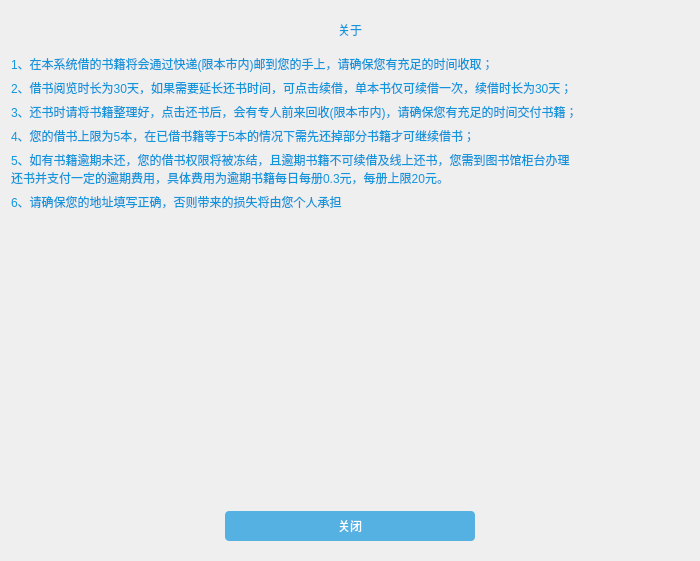
<?xml version="1.0" encoding="UTF-8"?>
<ui version="4.0">
 <class>About</class>
 <widget class="QWidget" name="About">
  <property name="geometry">
   <rect>
    <x>0</x>
    <y>0</y>
    <width>700</width>
    <height>561</height>
   </rect>
  </property>
  <property name="sizePolicy">
   <sizepolicy hsizetype="Fixed" vsizetype="Preferred">
    <horstretch>0</horstretch>
    <verstretch>0</verstretch>
   </sizepolicy>
  </property>
  <property name="minimumSize">
   <size>
    <width>700</width>
    <height>0</height>
   </size>
  </property>
  <property name="maximumSize">
   <size>
    <width>700</width>
    <height>16777215</height>
   </size>
  </property>
  <property name="windowTitle">
   <string>Form</string>
  </property>
  <property name="styleSheet">
   <string notr="true">QLabel
{
	border: none;
	color: #1296db;
	font: 14px &quot;微软雅黑&quot;;
}

QLabel:hover
{
	color: #ffffff;
}</string>
  </property>
  <layout class="QVBoxLayout" name="verticalLayout">
   <item>
    <widget class="QWidget" name="widget" native="true">
     <layout class="QHBoxLayout" name="horizontalLayout">
      <item>
       <spacer name="horizontalSpacer">
        <property name="orientation">
         <enum>Qt::Horizontal</enum>
        </property>
        <property name="sizeHint" stdset="0">
         <size>
          <width>40</width>
          <height>20</height>
         </size>
        </property>
       </spacer>
      </item>
      <item>
       <widget class="QLabel" name="label">
        <property name="styleSheet">
         <string notr="true">font: 25px &quot;微软雅黑&quot;;</string>
        </property>
        <property name="text">
         <string>关于</string>
        </property>
       </widget>
      </item>
      <item>
       <spacer name="horizontalSpacer_2">
        <property name="orientation">
         <enum>Qt::Horizontal</enum>
        </property>
        <property name="sizeHint" stdset="0">
         <size>
          <width>40</width>
          <height>20</height>
         </size>
        </property>
       </spacer>
      </item>
     </layout>
    </widget>
   </item>
   <item>
    <widget class="QLabel" name="label_2">
     <property name="text">
      <string>1、在本系统借的书籍将会通过快递(限本市内)邮到您的手上，请确保您有充足的时间收取；</string>
     </property>
    </widget>
   </item>
   <item>
    <widget class="QLabel" name="label_3">
     <property name="text">
      <string>2、借书阅览时长为30天，如果需要延长还书时间，可点击续借，单本书仅可续借一次，续借时长为30天；</string>
     </property>
    </widget>
   </item>
   <item>
    <widget class="QLabel" name="label_4">
     <property name="text">
      <string>3、还书时请将书籍整理好，点击还书后，会有专人前来回收(限本市内)，请确保您有充足的时间交付书籍；</string>
     </property>
    </widget>
   </item>
   <item>
    <widget class="QLabel" name="label_5">
     <property name="text">
      <string>4、您的借书上限为5本，在已借书籍等于5本的情况下需先还掉部分书籍才可继续借书；</string>
     </property>
    </widget>
   </item>
   <item>
    <widget class="QLabel" name="label_6">
     <property name="text">
      <string>5、如有书籍逾期未还，您的借书权限将被冻结，且逾期书籍不可续借及线上还书，您需到图书馆柜台办理
还书并支付一定的逾期费用，具体费用为逾期书籍每日每册0.3元，每册上限20元。</string>
     </property>
    </widget>
   </item>
   <item>
    <widget class="QLabel" name="label_7">
     <property name="text">
      <string>6、请确保您的地址填写正确，否则带来的损失将由您个人承担</string>
     </property>
    </widget>
   </item>
   <item>
    <spacer name="verticalSpacer">
     <property name="orientation">
      <enum>Qt::Vertical</enum>
     </property>
     <property name="sizeHint" stdset="0">
      <size>
       <width>20</width>
       <height>40</height>
      </size>
     </property>
    </spacer>
   </item>
   <item>
    <widget class="QWidget" name="widget_2" native="true">
     <layout class="QHBoxLayout" name="horizontalLayout_2">
      <item>
       <spacer name="horizontalSpacer_3">
        <property name="orientation">
         <enum>Qt::Horizontal</enum>
        </property>
        <property name="sizeHint" stdset="0">
         <size>
          <width>40</width>
          <height>20</height>
         </size>
        </property>
       </spacer>
      </item>
      <item>
       <widget class="QPushButton" name="closeButton">
        <property name="minimumSize">
         <size>
          <width>250</width>
          <height>30</height>
         </size>
        </property>
        <property name="maximumSize">
         <size>
          <width>250</width>
          <height>30</height>
         </size>
        </property>
        <property name="styleSheet">
         <string notr="true">QPushButton 
{
	background-color: rgba(18, 150, 219, 0.7);
    border-radius: 4px;  
	color: #ffffff;
	font: 14px &quot;微软雅黑&quot;;
}  

QPushButton:pressed
{
	background-color: #00aaff;
}
</string>
        </property>
        <property name="text">
         <string>关闭</string>
        </property>
       </widget>
      </item>
      <item>
       <spacer name="horizontalSpacer_4">
        <property name="orientation">
         <enum>Qt::Horizontal</enum>
        </property>
        <property name="sizeHint" stdset="0">
         <size>
          <width>40</width>
          <height>20</height>
         </size>
        </property>
       </spacer>
      </item>
     </layout>
    </widget>
   </item>
  </layout>
 </widget>
 <resources/>
 <connections/>
</ui>
